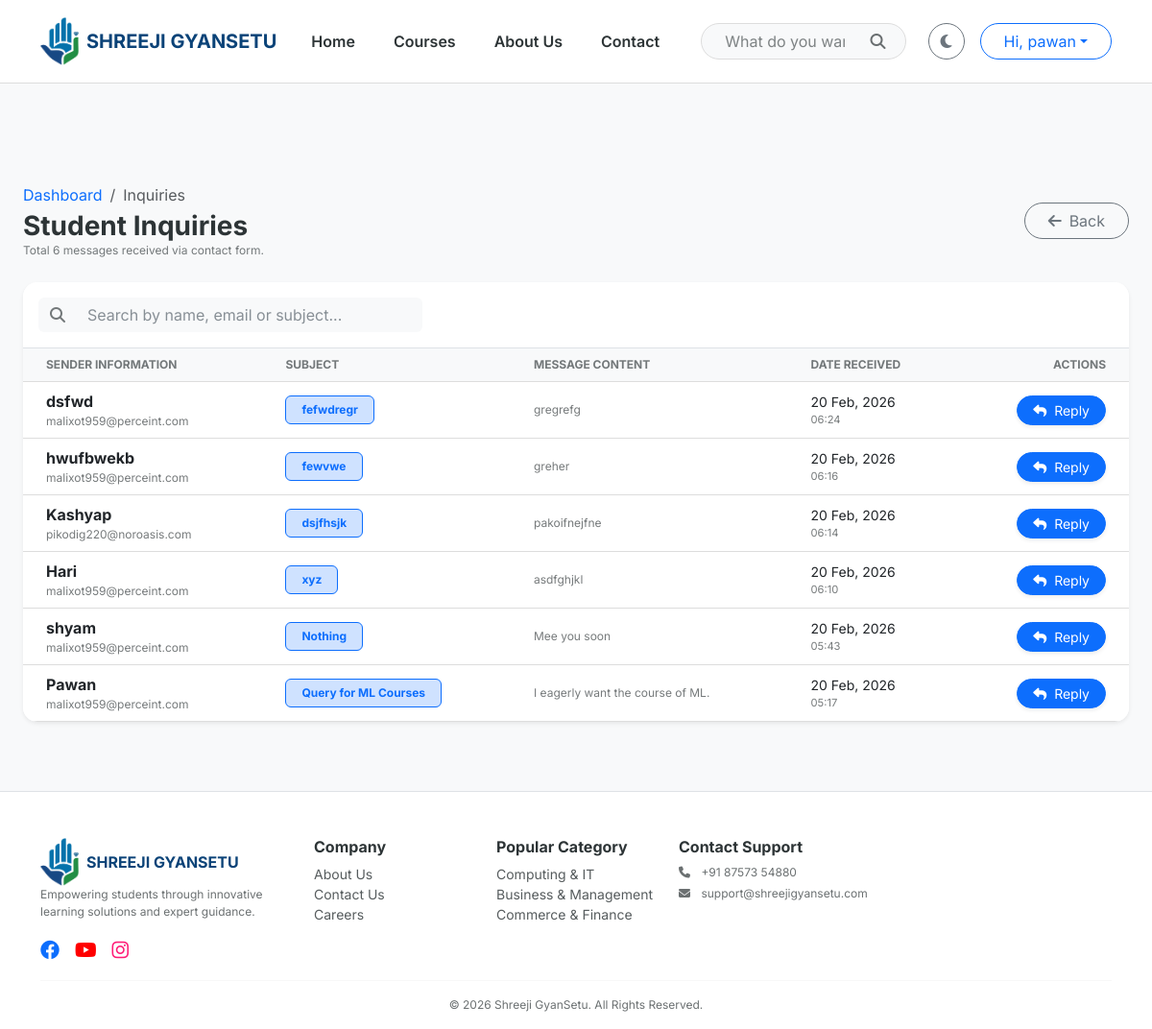
Before: /admin-console/inquiries/ (signed in) with the older database file.
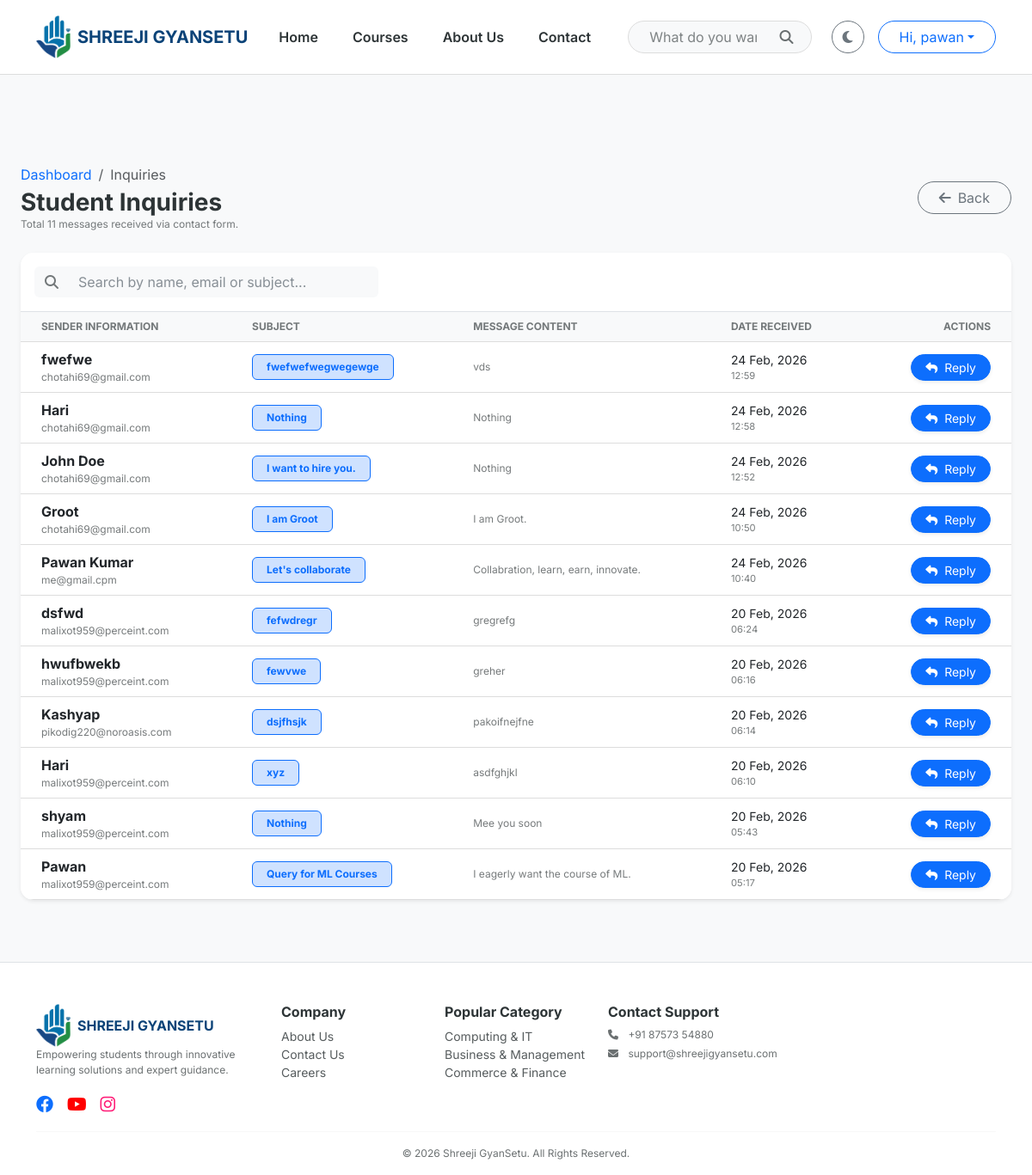
After: the same page with the newer database file.
### courses/models.py (models this page shows, shortened)
class ContactMessage(models.Model):
    name = models.CharField(max_length=100)
    email = models.EmailField()
    subject = models.CharField(max_length=200)
    message = models.TextField()
    created_at = models.DateTimeField(auto_now_add=True)
    is_resolved = models.BooleanField(default=False, help_text="Check this once you have replied to the student")
    class Meta:
        verbose_name_plural = "8. Contact Messages"
        ordering = ['-created_at']
    class Meta:
        verbose_name_plural = "8. Contact Messages"

class MasterCategory(models.Model):
    title = models.CharField(max_length=100)
    slug = models.SlugField(unique=True, blank=True)
    icon_class = models.CharField(max_length=50, default="fa-book")
    order = models.PositiveIntegerField(default=0)
    class Meta:
        verbose_name_plural = "1. Master Categories"
        ordering = ['order']

### courses/views.py (the view)
# urls.py: path('admin-console/inquiries/', all_inquiries_view, name='all_inquiries'),
@login_required
def all_inquiries_view(request):
    if not (request.user.is_superuser or request.user.profile.user_type == 'Admin'):
        return HttpResponseForbidden("Unauthorized")
    inquiries = ContactMessage.objects.all().order_by('-id')
    return render(request, 'courses/all_inquiries.html', {'inquiries': inquiries})

### courses/context_processors.py (called while the page is built)
def extras(request):
    return {
        'all_categories': MasterCategory.objects.all().order_by('order')[:4]
    }

### templates/courses/all_inquiries.html (shortened to what this page needs)
{% extends 'base.html' %}
{% block content %}
  <div class="container-fluid p-4" style="margin-top: 80px;">
    <div class="d-flex flex-column flex-md-row justify-content-between align-items-md-center mb-4 gap-3">
      <div>
        <nav aria-label="breadcrumb">
          <ol class="breadcrumb mb-1">
            <li class="breadcrumb-item">
              <a href="{% url 'admin_dashboard' %}" class="text-decoration-none">Dashboard</a>
            </li>
            <li class="breadcrumb-item active">Inquiries</li>
          </ol>
        </nav>
        <h3 class="fw-bold mb-0">Student Inquiries</h3>
        <p class="text-muted small mb-0">Total {{ inquiries.count }} messages received via contact form.</p>
      </div>
      <div class="d-flex gap-2">
        <a href="{% url 'admin_dashboard' %}" class="btn btn-outline-secondary rounded-pill px-4"><i class="fas fa-arrow-left me-2"></i>Back</a>
      </div>
    </div>
    <div class="card border-0 shadow-sm" style="border-radius: 15px; overflow: hidden;">
      <div class="card-header bg-white py-3 border-bottom">
        <div class="row align-items-center">
          <div class="col-md-6">
            <div class="input-group search-box">
              <span class="input-group-text bg-light border-0"><i class="fas fa-search text-muted"></i></span>
              <input type="text" id="inquirySearch" class="form-control bg-light border-0" placeholder="Search by name, email or subject..." />
            </div>
          </div>
        </div>
      </div>
      <div class="table-responsive">
        <table class="table table-hover align-middle mb-0" id="inquiryTable">
          <thead class="bg-light">
            <tr class="text-muted small text-uppercase">
              <th class="ps-4">Sender Information</th>
              <th>Subject</th>
              <th>Message Content</th>
              <th>Date Received</th>
              <th class="text-end pe-4">Actions</th>
            </tr>
          </thead>
          <tbody>
            {% for msg in inquiries %}
              <tr class="inquiry-row">
                <td class="ps-4">
                  <div class="fw-bold text-dark">{{ msg.name }}</div>
                  <div class="small text-muted">{{ msg.email }}</div>
                </td>
                <td>
                  <span class="badge bg-primary-subtle text-primary border border-primary px-3 py-2">{{ msg.subject }}</span>
                </td>
                <td>
                  <div class="text-muted small" style="max-width: 300px; line-height: 1.4;">{{ msg.message }}</div>
                </td>
                <td>
                  <div class="small text-dark">{{ msg.created_at|date:'d M, Y' }}</div>
                  <div class="text-muted" style="font-size: 0.7rem;">{{ msg.created_at|time:'H:i' }}</div>
                </td>
                <td class="text-end pe-4">
                  <a href="mailto:{{ msg.email }}?subject=Re: {{ msg.subject }}" class="btn btn-sm btn-primary rounded-pill px-3 shadow-sm"><i class="fas fa-reply me-1"></i> Reply</a>
                </td>
              </tr>
            {% endfor %}
          </tbody>
        </table>
      </div>
    </div>
  </div>
{% endblock %}

### templates/base.html (shortened to what the changed rows need)
<!DOCTYPE html>
<html lang="en" data-theme="light">
  <head>
    {% load static %}
    <link href="https://cdn.jsdelivr.net/npm/bootstrap@5.3.0/dist/css/bootstrap.min.css" rel="stylesheet" />
    <link rel="stylesheet" href="https://cdnjs.cloudflare.com/ajax/libs/font-awesome/6.4.0/css/all.min.css" />
    <link rel="stylesheet" href="{% static 'css/style.css' %}" />
  </head>
  <body>
    {% block content %}
    {% endblock %}
    <footer class="border-top pt-5 pb-3 mt-5" style="background-color: var(--card-bg);">
      <div class="container">
        <div class="row g-4">
          <div class="col-6 col-md-3 col-lg-2">
            <ul class="list-unstyled small">
              {% for cat in all_categories %}
                <li>
                  <a href="{% url 'category_detail' cat.slug %}" class="text-muted text-decoration-none">{{ cat.title }}</a>
                </li>
              {% endfor %}
            </ul>
          </div>
        </div>
      </div>
    </footer>
  </body>
</html>

Changed rows visible on the page:
added ContactMessage: name "fwefwe", email "chotahi69@gmail.com", subject "fwefwefwegwegewge", message "vds", created_at "24 Feb, 2026", created_at "12:59"
added ContactMessage: name "Hari", email "chotahi69@gmail.com", subject "Nothing", message "Nothing", created_at "24 Feb, 2026", created_at "12:58"
added ContactMessage: name "John Doe", email "chotahi69@gmail.com", subject "I want to hire you.", message "Nothing", created_at "24 Feb, 2026", created_at "12:52"
added ContactMessage: name "Groot", email "chotahi69@gmail.com", subject "I am Groot", message "I am Groot.", created_at "24 Feb, 2026", created_at "10:50"
added ContactMessage: name "Pawan Kumar", email "me@gmail.cpm", subject "Let's collaborate", message "Collabration, learn, earn, innovate.", created_at "24 Feb, 2026", created_at "10:40"
Other visible differences:
{{ inquiries.count }}: "6" → "11"
